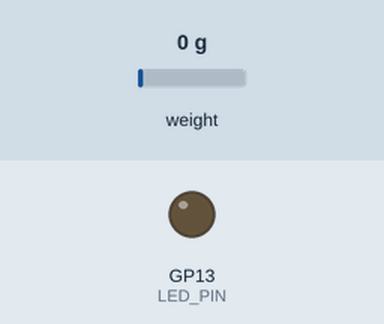
The sketch below on a simulated Raspberry Pi Pico. Shown: output pins drawn as LEDs (lit = HIGH). Dashed ring = blinking. The test bench sets the inputs (shaded band); at power-on: weight on the scale 0 g. What the sketch prints to the serial monitor is not drawn.

Above: at 2.2 s.
2.3 s: weight on the scale set to 452 g
3.8 s: weight on the scale set to 541 g
At 4.4 s:
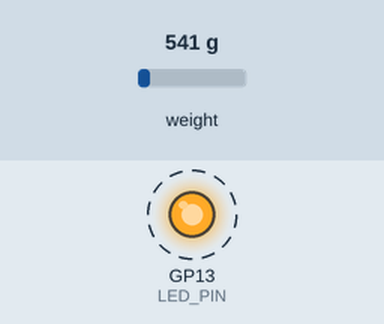
6.8 s: weight on the scale set to 100 g
At 7.7 s:
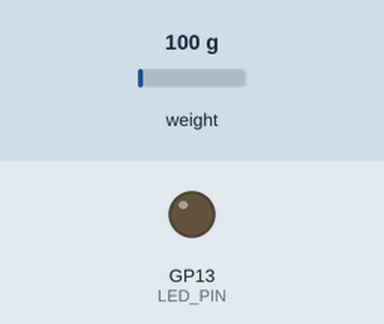
8.3 s: weight on the scale set to 1250 g
At 8.9 s:
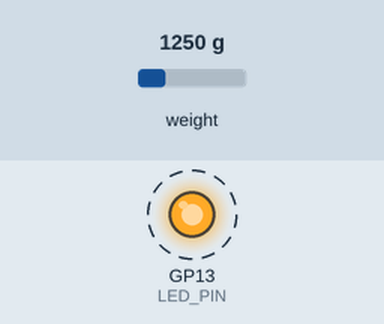
Timing chart, 0 to 12.3 s (numbered marks = the images above; inputs shaded):
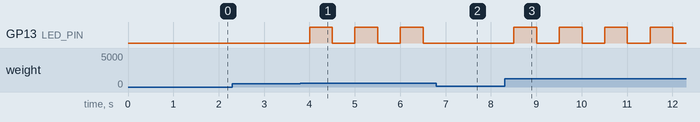

Measured:
- the behaviour switches between 500 and 501 g on weight on the scale (found by bisection; images 0 and 1)
- after the input at 2.3 s, every drawn part: stays the same
- after the input at 3.8 s, GP13 (LED_PIN): alternates HIGH for 0.50 s and LOW for 0.50 s, starting after 0.20 s
- after the input at 6.8 s, GP13 (LED_PIN): stays LOW (without the input it goes to HIGH after 0.21 s)
- after the input at 8.3 s, GP13 (LED_PIN): alternates HIGH for 0.50 s and LOW for 0.50 s, starting after 0.21 s

The sketch:

sensor_loadcell_394.ino
```cpp
// snippet: sensor_loadcell_394
// tags: hx711
// boards: avr, esp32, megaavr, nano33iot, romi32u4, rp2040
// library: HX711
// description: Detect when weight placed on the HX711 (DOUT=3, CLK=4) exceeds 500 g
// prompts: detect, weight, placed, hx711, (dout=3, clk=4)
// verified: compile-only
// source: kd-generated (id 394)
// exact-include: HX711.h

#include <HX711.h>

#define DOUT_PIN 3
#define CLK_PIN  4
#define LED_PIN  13

HX711 scale;
float currentWeight = 0.0;
bool isOverweight = false;
unsigned long blinkPrevMs = 0;
unsigned long printPrevMs = 0;

void setup() {
  Serial.begin(9600);
  pinMode(LED_PIN, OUTPUT);
  scale.begin(DOUT_PIN, CLK_PIN);
  scale.set_scale(2280.0);  // calibrate with known weight
  scale.tare();  // HX711: zero the scale (averaged reading -> offset)
  Serial.println("Scale ready — place weight");
}

void loop() {
  if (scale.is_ready()) {
    currentWeight = scale.get_units(5);  // HX711: averaged reading in units (after tare + set_scale)
    Serial.print("weight: ");
    Serial.println(currentWeight);

    if (currentWeight > 500.0) {
      isOverweight = true;
    } else {
      isOverweight = false;
    }
  }

  unsigned long now = millis();

  if (isOverweight) {
    if (now - blinkPrevMs >= 250) {
      blinkPrevMs = now;
      digitalWrite(LED_PIN, !digitalRead(LED_PIN));
    }
  } else {
    digitalWrite(LED_PIN, LOW);
  }

  if (now - printPrevMs >= 200) {
    printPrevMs = now;
    Serial.print("current weight: ");
    Serial.println(currentWeight);
  }
}
```
